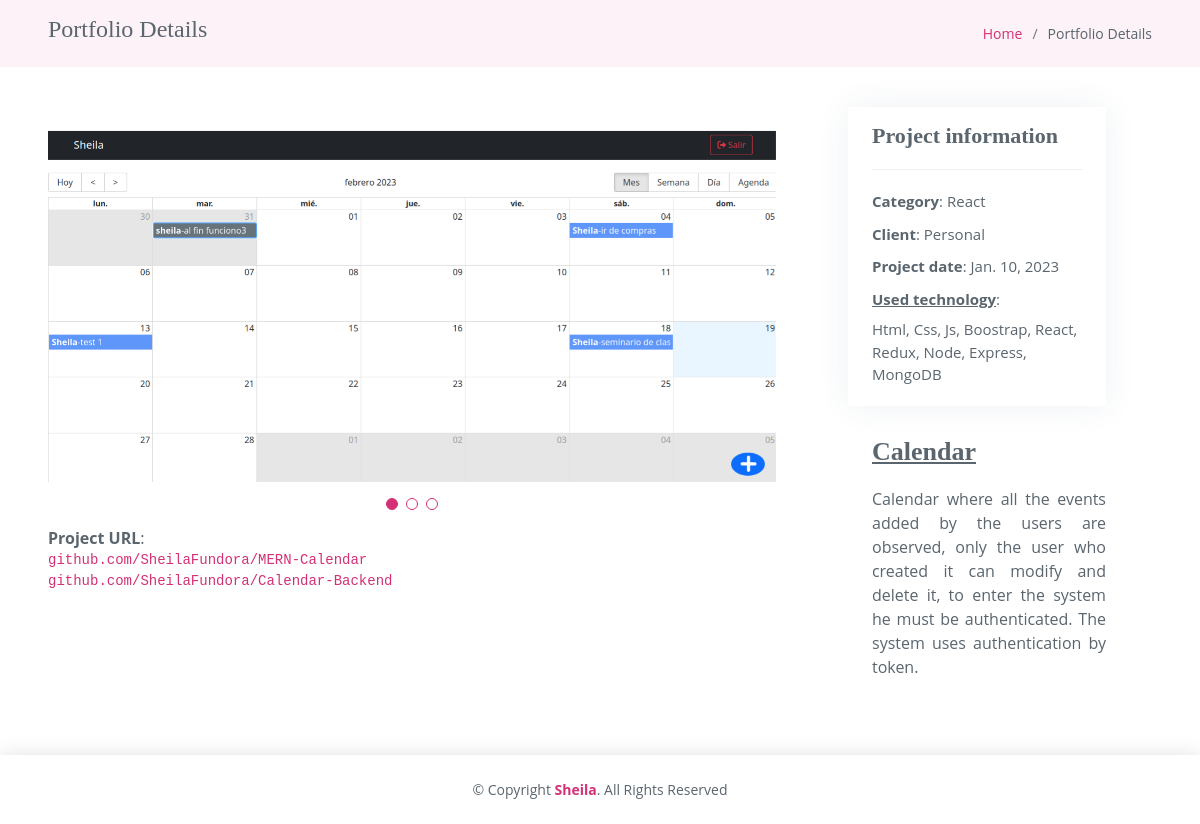
/portfolio_detail/3, run on the app's committed database.
### app/models.py (models this page shows)
class Portafolio(models.Model):
    name = models.CharField(max_length=255)
    client = models.CharField(max_length=255)
    tech = models.CharField(max_length=255)
    category = models.CharField(max_length=255)
    link = models.TextField()
    description = models.TextField()
    date = models.DateField()
    img = models.ImageField(upload_to='project')

### app/views.py (the view)
# urls.py: path('portfolio_detail/<int:id>', views.detailPortfolio, name='detailPortfolio'),
def detailPortfolio(request, id):
    portafolio = Portafolio.objects.all().filter(id=id)
    img = PortafolioIMG.objects.all().filter(portafolio_id=id)
    context = {
        'portafolio': portafolio[0],
        'img': img,
    }
    return render(request, 'portfolio-details.html', context)

### app/templates/portfolio-details.html (shortened to what this page needs)
{% extends 'base.html' %}
{% block content %}
  <main id="main">
    <section class="breadcrumbs">
      <div class="container-fluid px-5">
        <div class="d-flex justify-content-between align-items-center">
          <h2>Portfolio Details</h2>
          <ol>
            <li><a href={% url 'index' %}>Home</a></li>
            <li>Portfolio Details</li>
          </ol>
        </div>
      </div>
    </section>
    <section id="portfolio-details" class="portfolio-details">
      <div class="container-fluid px-5">
        <div class="row gy-4">
          <div class="col-lg-8">
            <div class="portfolio-details-slider swiper">
              <div class="swiper-wrapper align-items-center mt-4">
                <div class="swiper-slide">
                    <img src="{{ portafolio.img.url}}" alt="" >
                </div>
              </div>
              <div class="swiper-pagination"></div>
             {% if portafolio.link != '' %}
                    <li><strong>Project URL</strong>: <br>
                        <pre><a href="https://{{ portafolio.link }}" class="text-break">{{ portafolio.link }}</a></pre>
                    </li>
                {% endif %}
            </div>
          </div>
          <div class="col-lg-3 ms-0 ms-md-5">
            <div class="portfolio-info px-4 pt-3 pb-1">
              <h3>Project information</h3>
              <ul>
                <li><strong>Category</strong>: {{ portafolio.category}} </li>
                <li><strong>Client</strong>: {{ portafolio.client}}</li>
                <li><strong>Project date</strong>: {{ portafolio.date}}</li>
                <li>
                    <strong style="text-decoration: underline">Used technology</strong>:
                    <div class="mt-2 ">{{ portafolio.tech }}</div>
                </li>
              </ul>
            </div>
            <div class="portfolio-description ms-4">
              <h2 style="text-decoration: underline">{{ portafolio.name}}</h2>
              {% if portafolio.description != 'null' %}
                <p style="text-align: justify"> {{ portafolio.description }}</p>
              {% endif %}
            </div>
          </div>
        </div>
      </div>
    </section>
  </main>
{% endblock %}

### app/static/assets/css/style.css (style rules this page uses)
body { font-family: "Open Sans", sans-serif; color: #5a656e; }
a { color: #d43076; text-decoration: none; }
h1, h2, h3, h4, h5, h6 { font-family: "Playfair Display", serif; }
section { padding: 60px 0; }
.breadcrumbs { padding: 15px 0; background-color: #fcf2f7; min-height: 40px; }
.breadcrumbs h2 { font-size: 24px; font-weight: 300; }
.breadcrumbs ol { display: flex; flex-wrap: wrap; list-style: none; padding: 0; margin: 0; font-size: 14px; }
.breadcrumbs ol li+li { padding-left: 10px; }
.breadcrumbs ol li+li::before { display: inline-block; padding-right: 10px; color: #6c757d; content: "/"; }
.portfolio-details { padding-top: 40px; }
.portfolio-details .portfolio-details-slider img { width: 100%; }
.portfolio-details .portfolio-details-slider .swiper-pagination { margin-top: 20px; position: relative; }
.portfolio-details .portfolio-info { padding: 30px; box-shadow: 0px 0 30px rgba(44, 73, 100, 0.08); }
.portfolio-details .portfolio-info h3 { font-size: 22px; font-weight: 700; margin-bottom: 20px; padding-bottom: 20px; border-bottom: 1px solid #eee; }
.portfolio-details .portfolio-info ul { list-style: none; padding: 0; font-size: 15px; }
.portfolio-details .portfolio-info ul li+li { margin-top: 10px; }
.portfolio-details .portfolio-description { padding-top: 30px; }
.portfolio-details .portfolio-description h2 { font-size: 26px; font-weight: 700; margin-bottom: 20px; }
.portfolio-details .portfolio-description p { padding: 0; }

### data on the page
Portafolio: img (picture), link "github.com/SheilaFundora/MERN-Calendar github.com/SheilaFundora/Calendar-Backend", category "React", client "Personal", date "Jan. 10, 2023", tech "Html, Css, Js, Boostrap, React, Redux, Node, Express, MongoDB", name "Calendar", description "Calendar where all the events added by the users are observed, only the user who created it can modify and delete it, to enter the system he must be authenticated. The system uses authentication by token."
